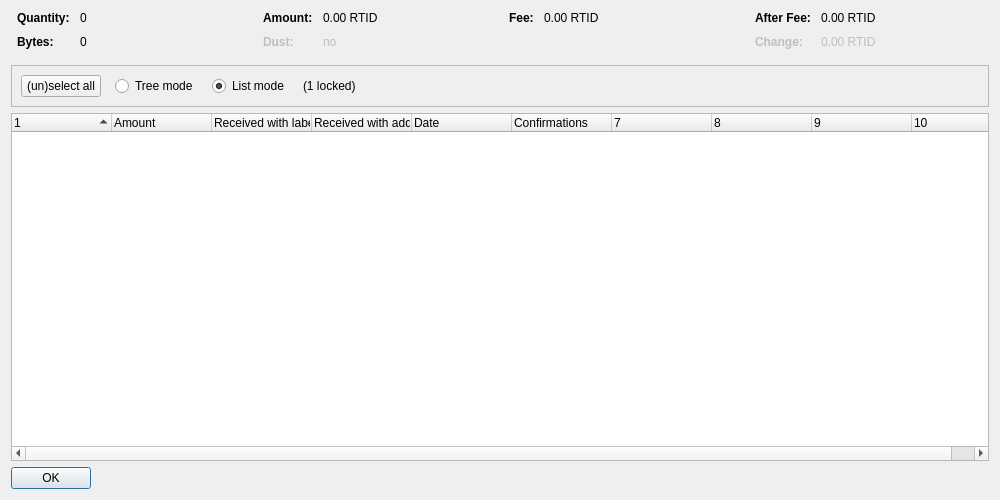
<?xml version="1.0" encoding="UTF-8"?>
<ui version="4.0">
 <class>CoinControlDialog</class>
 <widget class="QDialog" name="CoinControlDialog">
  <property name="geometry">
   <rect>
    <x>0</x>
    <y>0</y>
    <width>1000</width>
    <height>500</height>
   </rect>
  </property>
  <property name="windowTitle">
   <string>Coin Selection</string>
  </property>
  <layout class="QVBoxLayout" name="verticalLayout">
   <item>
    <layout class="QHBoxLayout" name="horizontalLayoutTop" stretch="0,0,0,0">
     <property name="topMargin">
      <number>0</number>
     </property>
     <property name="bottomMargin">
      <number>10</number>
     </property>
     <item>
      <layout class="QFormLayout" name="formLayoutCoinControl1">
       <property name="horizontalSpacing">
        <number>10</number>
       </property>
       <property name="verticalSpacing">
        <number>10</number>
       </property>
       <property name="leftMargin">
        <number>6</number>
       </property>
       <property name="rightMargin">
        <number>6</number>
       </property>
       <item row="0" column="0">
        <widget class="QLabel" name="labelCoinControlQuantityText">
         <property name="font">
          <font>
           <weight>75</weight>
           <bold>true</bold>
          </font>
         </property>
         <property name="text">
          <string>Quantity:</string>
         </property>
        </widget>
       </item>
       <item row="0" column="1">
        <widget class="QLabel" name="labelCoinControlQuantity">
         <property name="cursor">
          <cursorShape>IBeamCursor</cursorShape>
         </property>
         <property name="contextMenuPolicy">
          <enum>Qt::ActionsContextMenu</enum>
         </property>
         <property name="text">
          <string notr="true">0</string>
         </property>
         <property name="textInteractionFlags">
          <set>Qt::LinksAccessibleByMouse|Qt::TextSelectableByKeyboard|Qt::TextSelectableByMouse</set>
         </property>
        </widget>
       </item>
       <item row="1" column="0">
        <widget class="QLabel" name="labelCoinControlBytesText">
         <property name="font">
          <font>
           <weight>75</weight>
           <bold>true</bold>
          </font>
         </property>
         <property name="text">
          <string>Bytes:</string>
         </property>
        </widget>
       </item>
       <item row="1" column="1">
        <widget class="QLabel" name="labelCoinControlBytes">
         <property name="cursor">
          <cursorShape>IBeamCursor</cursorShape>
         </property>
         <property name="contextMenuPolicy">
          <enum>Qt::ActionsContextMenu</enum>
         </property>
         <property name="text">
          <string notr="true">0</string>
         </property>
         <property name="textInteractionFlags">
          <set>Qt::LinksAccessibleByMouse|Qt::TextSelectableByKeyboard|Qt::TextSelectableByMouse</set>
         </property>
        </widget>
       </item>
      </layout>
     </item>
     <item>
      <layout class="QFormLayout" name="formLayoutCoinControl2">
       <property name="horizontalSpacing">
        <number>10</number>
       </property>
       <property name="verticalSpacing">
        <number>10</number>
       </property>
       <property name="leftMargin">
        <number>6</number>
       </property>
       <property name="rightMargin">
        <number>6</number>
       </property>
       <item row="0" column="0">
        <widget class="QLabel" name="labelCoinControlAmountText">
         <property name="font">
          <font>
           <weight>75</weight>
           <bold>true</bold>
          </font>
         </property>
         <property name="text">
          <string>Amount:</string>
         </property>
        </widget>
       </item>
       <item row="0" column="1">
        <widget class="QLabel" name="labelCoinControlAmount">
         <property name="cursor">
          <cursorShape>IBeamCursor</cursorShape>
         </property>
         <property name="contextMenuPolicy">
          <enum>Qt::ActionsContextMenu</enum>
         </property>
         <property name="text">
          <string notr="true">0.00 RTID</string>
         </property>
         <property name="textInteractionFlags">
          <set>Qt::LinksAccessibleByMouse|Qt::TextSelectableByKeyboard|Qt::TextSelectableByMouse</set>
         </property>
        </widget>
       </item>
       <item row="1" column="0">
        <widget class="QLabel" name="labelCoinControlLowOutputText">
         <property name="enabled">
          <bool>false</bool>
         </property>
         <property name="font">
          <font>
           <weight>75</weight>
           <bold>true</bold>
          </font>
         </property>
         <property name="text">
          <string>Dust:</string>
         </property>
        </widget>
       </item>
       <item row="1" column="1">
        <widget class="QLabel" name="labelCoinControlLowOutput">
         <property name="enabled">
          <bool>false</bool>
         </property>
         <property name="cursor">
          <cursorShape>IBeamCursor</cursorShape>
         </property>
         <property name="contextMenuPolicy">
          <enum>Qt::ActionsContextMenu</enum>
         </property>
         <property name="text">
          <string notr="true">no</string>
         </property>
         <property name="textInteractionFlags">
          <set>Qt::LinksAccessibleByMouse|Qt::TextSelectableByKeyboard|Qt::TextSelectableByMouse</set>
         </property>
        </widget>
       </item>
      </layout>
     </item>
     <item>
      <layout class="QFormLayout" name="formLayoutCoinControl3">
       <property name="horizontalSpacing">
        <number>10</number>
       </property>
       <property name="verticalSpacing">
        <number>10</number>
       </property>
       <property name="leftMargin">
        <number>6</number>
       </property>
       <property name="rightMargin">
        <number>6</number>
       </property>
       <item row="0" column="0">
        <widget class="QLabel" name="labelCoinControlFeeText">
         <property name="font">
          <font>
           <weight>75</weight>
           <bold>true</bold>
          </font>
         </property>
         <property name="text">
          <string>Fee:</string>
         </property>
        </widget>
       </item>
       <item row="0" column="1">
        <widget class="QLabel" name="labelCoinControlFee">
         <property name="cursor">
          <cursorShape>IBeamCursor</cursorShape>
         </property>
         <property name="contextMenuPolicy">
          <enum>Qt::ActionsContextMenu</enum>
         </property>
         <property name="text">
          <string notr="true">0.00 RTID</string>
         </property>
         <property name="textInteractionFlags">
          <set>Qt::LinksAccessibleByMouse|Qt::TextSelectableByKeyboard|Qt::TextSelectableByMouse</set>
         </property>
        </widget>
       </item>
      </layout>
     </item>
     <item>
      <layout class="QFormLayout" name="formLayoutCoinControl4">
       <property name="horizontalSpacing">
        <number>10</number>
       </property>
       <property name="verticalSpacing">
        <number>10</number>
       </property>
       <property name="leftMargin">
        <number>6</number>
       </property>
       <property name="rightMargin">
        <number>6</number>
       </property>
       <item row="0" column="0">
        <widget class="QLabel" name="labelCoinControlAfterFeeText">
         <property name="font">
          <font>
           <weight>75</weight>
           <bold>true</bold>
          </font>
         </property>
         <property name="text">
          <string>After Fee:</string>
         </property>
        </widget>
       </item>
       <item row="0" column="1">
        <widget class="QLabel" name="labelCoinControlAfterFee">
         <property name="cursor">
          <cursorShape>IBeamCursor</cursorShape>
         </property>
         <property name="contextMenuPolicy">
          <enum>Qt::ActionsContextMenu</enum>
         </property>
         <property name="text">
          <string notr="true">0.00 RTID</string>
         </property>
         <property name="textInteractionFlags">
          <set>Qt::LinksAccessibleByMouse|Qt::TextSelectableByKeyboard|Qt::TextSelectableByMouse</set>
         </property>
        </widget>
       </item>
       <item row="1" column="0">
        <widget class="QLabel" name="labelCoinControlChangeText">
         <property name="enabled">
          <bool>false</bool>
         </property>
         <property name="font">
          <font>
           <weight>75</weight>
           <bold>true</bold>
          </font>
         </property>
         <property name="text">
          <string>Change:</string>
         </property>
        </widget>
       </item>
       <item row="1" column="1">
        <widget class="QLabel" name="labelCoinControlChange">
         <property name="enabled">
          <bool>false</bool>
         </property>
         <property name="cursor">
          <cursorShape>IBeamCursor</cursorShape>
         </property>
         <property name="contextMenuPolicy">
          <enum>Qt::ActionsContextMenu</enum>
         </property>
         <property name="text">
          <string notr="true">0.00 RTID</string>
         </property>
         <property name="textInteractionFlags">
          <set>Qt::LinksAccessibleByMouse|Qt::TextSelectableByKeyboard|Qt::TextSelectableByMouse</set>
         </property>
        </widget>
       </item>
      </layout>
     </item>
    </layout>
   </item>
   <item>
    <widget class="QFrame" name="frame">
     <property name="minimumSize">
      <size>
       <width>0</width>
       <height>40</height>
      </size>
     </property>
     <property name="frameShape">
      <enum>QFrame::StyledPanel</enum>
     </property>
     <property name="frameShadow">
      <enum>QFrame::Sunken</enum>
     </property>
     <layout class="QHBoxLayout" name="horizontalLayout">
      <item>
       <layout class="QHBoxLayout" name="horizontalLayoutPanel" stretch="0,0,0,0,0">
        <property name="spacing">
         <number>14</number>
        </property>
        <item>
         <widget class="QPushButton" name="pushButtonSelectAll">
          <property name="sizePolicy">
           <sizepolicy hsizetype="Maximum" vsizetype="Fixed">
            <horstretch>0</horstretch>
            <verstretch>0</verstretch>
           </sizepolicy>
          </property>
          <property name="text">
           <string>(un)select all</string>
          </property>
          <property name="autoDefault">
           <bool>false</bool>
          </property>
         </widget>
        </item>
        <item>
         <widget class="QRadioButton" name="radioTreeMode">
          <property name="sizePolicy">
           <sizepolicy hsizetype="Maximum" vsizetype="Fixed">
            <horstretch>0</horstretch>
            <verstretch>0</verstretch>
           </sizepolicy>
          </property>
          <property name="text">
           <string>Tree mode</string>
          </property>
         </widget>
        </item>
        <item>
         <widget class="QRadioButton" name="radioListMode">
          <property name="sizePolicy">
           <sizepolicy hsizetype="Maximum" vsizetype="Fixed">
            <horstretch>0</horstretch>
            <verstretch>0</verstretch>
           </sizepolicy>
          </property>
          <property name="text">
           <string>List mode</string>
          </property>
          <property name="checked">
           <bool>true</bool>
          </property>
         </widget>
        </item>
        <item>
         <widget class="QLabel" name="labelLocked">
          <property name="text">
           <string notr="true">(1 locked)</string>
          </property>
         </widget>
        </item>
        <item>
         <spacer name="horizontalSpacer">
          <property name="orientation">
           <enum>Qt::Horizontal</enum>
          </property>
          <property name="sizeHint" stdset="0">
           <size>
            <width>40</width>
            <height>20</height>
           </size>
          </property>
         </spacer>
        </item>
       </layout>
      </item>
     </layout>
    </widget>
   </item>
   <item>
    <widget class="CoinControlTreeWidget" name="treeWidget">
     <property name="contextMenuPolicy">
      <enum>Qt::CustomContextMenu</enum>
     </property>
     <property name="sortingEnabled">
      <bool>false</bool>
     </property>
     <property name="columnCount">
      <number>10</number>
     </property>
     <attribute name="headerShowSortIndicator" stdset="0">
      <bool>true</bool>
     </attribute>
     <attribute name="headerStretchLastSection">
      <bool>false</bool>
     </attribute>
     <column>
      <property name="text">
       <string/>
      </property>
     </column>
     <column>
      <property name="text">
       <string>Amount</string>
      </property>
     </column>
     <column>
      <property name="text">
       <string>Received with label</string>
      </property>
     </column>
     <column>
      <property name="text">
       <string>Received with address</string>
      </property>
     </column>
     <column>
      <property name="text">
       <string>Date</string>
      </property>
     </column>
     <column>
      <property name="text">
       <string>Confirmations</string>
      </property>
      <property name="toolTip">
       <string>Confirmed</string>
      </property>
     </column>
     <column>
      <property name="text">
       <string/>
      </property>
     </column>
     <column>
      <property name="text">
       <string/>
      </property>
     </column>
     <column>
      <property name="text">
       <string/>
      </property>
     </column>
     <column>
      <property name="text">
       <string/>
      </property>
     </column>
    </widget>
   </item>
   <item>
    <widget class="QDialogButtonBox" name="buttonBox">
     <property name="sizePolicy">
      <sizepolicy hsizetype="Maximum" vsizetype="Fixed">
       <horstretch>0</horstretch>
       <verstretch>0</verstretch>
      </sizepolicy>
     </property>
     <property name="orientation">
      <enum>Qt::Horizontal</enum>
     </property>
     <property name="standardButtons">
      <set>QDialogButtonBox::Ok</set>
     </property>
    </widget>
   </item>
  </layout>
 </widget>
 <customwidgets>
  <customwidget>
   <class>CoinControlTreeWidget</class>
   <extends>QTreeWidget</extends>
   <header>qt/coincontroltreewidget.h</header>
  </customwidget>
 </customwidgets>
 <resources/>
 <connections/>
</ui>
